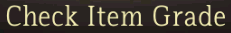
#> input picture resources/check_grade.png, 231 x 33 px
$ python -i edges_diff.py   (imports and definitions only)
#> lines starting #> are read from the running program, lines starting #| are printed output that depends on the picture; after the words box and inside, x2 and y2 are one past the last pixel; in counts of white or black regions, pixels touching at a corner belong together
import cv2 as cv
import numpy as np


def bytes_hamming(a: bytes, b: bytes) -> int:
    n = min(len(a), len(b))
    return sum((x ^ y).bit_count() for x, y in zip(a[:n], b[:n]))


def _dhash_bytes(gray, hash_size=16):  # 16→256 бит
    small = cv.resize(gray, (hash_size + 1, hash_size), interpolation=cv.INTER_AREA)
    diff = (small[:, 1:] > small[:, :-1]).astype(np.uint8).ravel()
    out, acc, k = [], 0, 0
    for bit in diff:
        acc = (acc << 1) | int(bit)
        k += 1
        if k == 8:
            out.append(acc)
            acc = 0
            k = 0
    if k:
        out.append(acc << (8 - k))
    return bytes(out)


def _edge_image(gray):
    gray = cv.GaussianBlur(gray, (3, 3), 0)
    edges = cv.Canny(gray, 60, 120)
    return cv.resize(edges, (32, 32), interpolation=cv.INTER_AREA)


def _phash_bytes(img32):
    hasher = cv.img_hash.PHash_create()
    h = hasher.compute(img32).flatten()  # 8 байт (64 бита)
    return bytes(h.tolist())


def roi_edge_signature(frame_bgr: cv.typing.MatLike, rect) -> bytes:
    """rect = (x, y, w, h). Возвращает устойчивую «контрольную сумму» контура в ROI."""
    x, y, w, h = rect
    roi = frame_bgr[y : y + h, x : x + w]
    hsv = cv.cvtColor(roi, cv.COLOR_BGR2HSV)
    img32 = _edge_image(hsv)
    return _dhash_bytes(img32)

>>> import cv2
>>> picture = cv2.imread('resources/check_grade.png', cv2.IMREAD_GRAYSCALE)
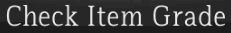
#> picture: shape (33, 231); min 24, max 236, mean 62.5
>>> result = _edge_image(picture)
#> in _edge_image, `gray = cv.GaussianBlur(gray, (3, 3), 0)`:
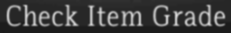
#> gray: shape (33, 231); min 26, max 218, mean 62.6
#> in _edge_image, `edges = cv.Canny(gray, 60, 120)`:
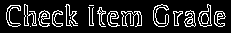
#> edges: shape (33, 231); 14.8% white in thin lines or dots, all inside (x1, y1, x2, y2) = (6, 4, 226, 27)
#> in _edge_image, `return cv.resize(edges, (32, 32), interpolation=cv.INTER_AREA)`:
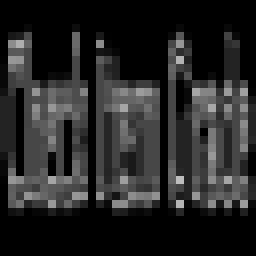
#> returned value: shape (32, 32) (shown 8 times larger); min 0, max 190, mean 37.8
